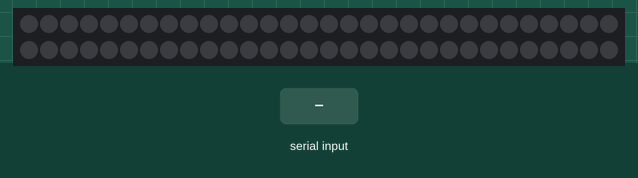
This sketch was run on a simulated Arduino Uno, built with avr-gcc and run on an emulated ATmega328P. Parts: 60 RGB LEDs in strip order, left to right, continuing on the next row. Inputs (shaded band) come from the test bench. Dim RGB values are drawn brighter than linear.

Above: at 1.2 s.
1.3 s: "ON\n" received over Serial
At 1.36 s:
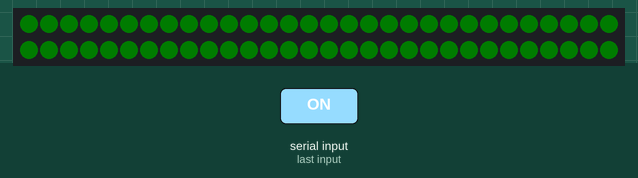
3.1 s: "OFF\n" received over Serial
At 3.16 s:
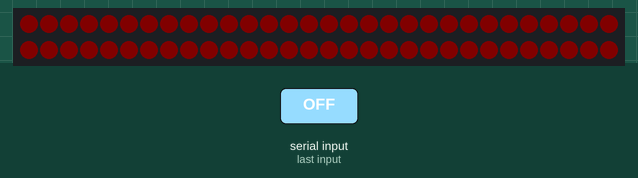
Timing chart, 0 to 6.1 s (numbered marks = the images above; inputs shaded):
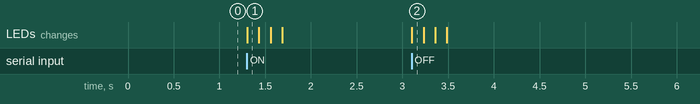

The sketch:

ColourEngine.ino
```cpp
#include <FastLED.h>

#define LED_PIN     3       // This is the data pin used by the Arduino
#define NUM_LEDS    60
#define BRIGHTNESS  40      // Controls the brightness of the LEDs

CRGB leds[NUM_LEDS];

String input = "";
bool outputEnabled = false;

void setup() {
  Serial.begin(115200);

  FastLED.addLeds<WS2812, LED_PIN, GRB>(leds, NUM_LEDS);
  FastLED.setBrightness(BRIGHTNESS);

  fill_solid(leds, NUM_LEDS, CRGB::Black);
  FastLED.show();
}

void loop() {
  while(Serial.available() > 0) {
    char c = Serial.read();

    if(c == '\n') {
      processLine(input);
      input = "";
    } else {
      input += c;
    }
  }
}

void processLine(String line) {
  if (line == "ON") {
    outputEnabled = true;
    flashSignal(CRGB::Green, 2, 500);
    return;
  }

  if (line == "OFF") {
    outputEnabled = false;
    flashSignal(CRGB::Red, 2, 500);
    return;
  }

  if (!outputEnabled) {
    return;
  }

  int r, g, b;
  if (sscanf(line.c_str(), "%d,%d,%d", &r, &g, &b) == 3) {
    r = constrain(r, 0, 255);
    g = constrain(g, 0, 255);
    b = constrain(b, 0, 255);

    fill_solid(leds, NUM_LEDS, CRGB(r, g, b));
    FastLED.show();
  }
}

void flashSignal(CRGB colour, int flashes, int totalDurationMs) {
  int intervals = flashes * 2;
  int timeDelay = totalDurationMs / intervals;

  for (int i = 0; i < flashes; i++) {
    FastLED.setBrightness(5);
    fill_solid(leds, NUM_LEDS, colour);
    FastLED.show();
    delay(timeDelay);

    fill_solid(leds, NUM_LEDS, CRGB::Black);
    FastLED.show();
    delay(timeDelay);
  }

  FastLED.setBrightness(BRIGHTNESS);
}
```

Measured:
- after the input at 1.3 s, the LEDs: change at once (image 1)
- after the input at 3.1 s, the LEDs: change at once (image 2)
